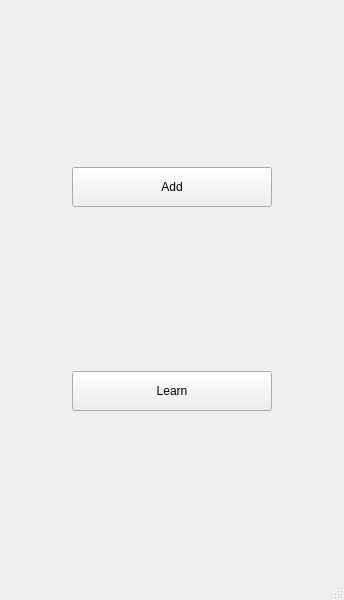
<?xml version="1.0" encoding="UTF-8"?>
<ui version="4.0">
 <class>MainWindow</class>
 <widget class="QMainWindow" name="MainWindow">
  <property name="geometry">
   <rect>
    <x>0</x>
    <y>0</y>
    <width>344</width>
    <height>600</height>
   </rect>
  </property>
  <property name="windowTitle">
   <string>VocabTrainer</string>
  </property>
  <widget class="QWidget" name="centralwidget">
   <layout class="QGridLayout" name="gridLayout">
    <item row="0" column="0">
     <widget class="QPushButton" name="pbAddWord">
      <property name="sizePolicy">
       <sizepolicy hsizetype="Maximum" vsizetype="Maximum">
        <horstretch>0</horstretch>
        <verstretch>0</verstretch>
       </sizepolicy>
      </property>
      <property name="minimumSize">
       <size>
        <width>200</width>
        <height>40</height>
       </size>
      </property>
      <property name="maximumSize">
       <size>
        <width>200</width>
        <height>40</height>
       </size>
      </property>
      <property name="text">
       <string>Add</string>
      </property>
     </widget>
    </item>
    <item row="1" column="0">
     <widget class="QPushButton" name="pbLearn">
      <property name="sizePolicy">
       <sizepolicy hsizetype="Maximum" vsizetype="Maximum">
        <horstretch>0</horstretch>
        <verstretch>0</verstretch>
       </sizepolicy>
      </property>
      <property name="minimumSize">
       <size>
        <width>200</width>
        <height>40</height>
       </size>
      </property>
      <property name="maximumSize">
       <size>
        <width>200</width>
        <height>40</height>
       </size>
      </property>
      <property name="text">
       <string>Learn</string>
      </property>
     </widget>
    </item>
   </layout>
  </widget>
  <widget class="QMenuBar" name="menubar">
   <property name="geometry">
    <rect>
     <x>0</x>
     <y>0</y>
     <width>344</width>
     <height>22</height>
    </rect>
   </property>
  </widget>
  <widget class="QStatusBar" name="statusbar"/>
 </widget>
 <resources/>
 <connections/>
</ui>
